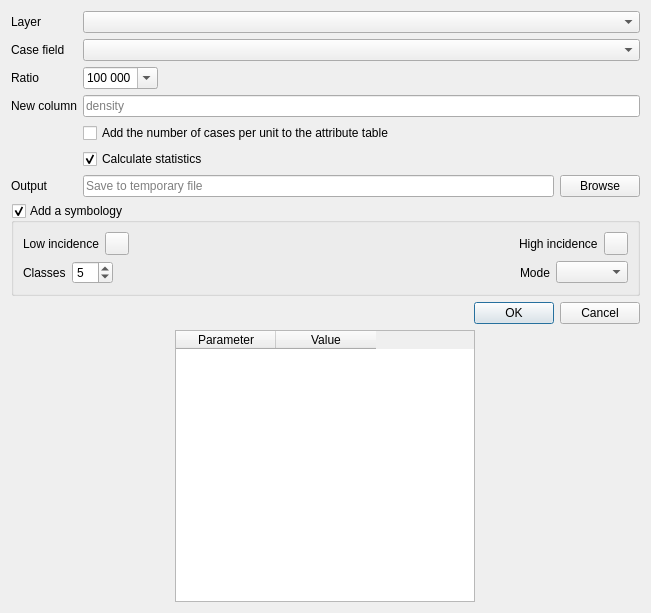
<?xml version="1.0" encoding="UTF-8"?>
<ui version="4.0">
 <class>Density</class>
 <widget class="QWidget" name="Density">
  <property name="geometry">
   <rect>
    <x>0</x>
    <y>0</y>
    <width>651</width>
    <height>613</height>
   </rect>
  </property>
  <property name="windowTitle">
   <string>Density</string>
  </property>
  <layout class="QVBoxLayout" name="verticalLayout">
   <item>
    <layout class="QFormLayout" name="formLayout">
     <property name="fieldGrowthPolicy">
      <enum>QFormLayout::ExpandingFieldsGrow</enum>
     </property>
     <item row="1" column="0">
      <widget class="QLabel" name="label">
       <property name="text">
        <string>Layer</string>
       </property>
      </widget>
     </item>
     <item row="4" column="0">
      <widget class="QLabel" name="label_2">
       <property name="text">
        <string>Ratio</string>
       </property>
      </widget>
     </item>
     <item row="4" column="1">
      <widget class="QComboBox" name="cbx_ratio">
       <property name="editable">
        <bool>true</bool>
       </property>
       <property name="currentIndex">
        <number>4</number>
       </property>
       <item>
        <property name="text">
         <string>10</string>
        </property>
       </item>
       <item>
        <property name="text">
         <string>100</string>
        </property>
       </item>
       <item>
        <property name="text">
         <string>1 000</string>
        </property>
       </item>
       <item>
        <property name="text">
         <string>10 000</string>
        </property>
       </item>
       <item>
        <property name="text">
         <string>100 000</string>
        </property>
       </item>
      </widget>
     </item>
     <item row="5" column="0">
      <widget class="QLabel" name="label_3">
       <property name="text">
        <string>New column</string>
       </property>
      </widget>
     </item>
     <item row="5" column="1">
      <widget class="QLineEdit" name="le_new_column">
       <property name="maxLength">
        <number>10</number>
       </property>
       <property name="placeholderText">
        <string>density</string>
       </property>
      </widget>
     </item>
     <item row="6" column="1">
      <widget class="QCheckBox" name="checkBox_addNbIntersections">
       <property name="toolTip">
        <string>Add the number of cases per unit to the attribute table</string>
       </property>
       <property name="text">
        <string>Add the number of cases per unit to the attribute table</string>
       </property>
      </widget>
     </item>
     <item row="7" column="1">
      <widget class="QCheckBox" name="checkBox_incidence_runStats">
       <property name="text">
        <string>Calculate statistics</string>
       </property>
       <property name="checked">
        <bool>true</bool>
       </property>
      </widget>
     </item>
     <item row="8" column="0">
      <widget class="QLabel" name="label_5">
       <property name="text">
        <string>Output</string>
       </property>
      </widget>
     </item>
     <item row="8" column="1">
      <layout class="QHBoxLayout" name="horizontalLayout">
       <item>
        <widget class="QLineEdit" name="le_output_filepath">
         <property name="placeholderText">
          <string>Save to temporary file</string>
         </property>
        </widget>
       </item>
       <item>
        <widget class="QPushButton" name="button_browse">
         <property name="text">
          <string>Browse</string>
         </property>
        </widget>
       </item>
      </layout>
     </item>
     <item row="3" column="0">
      <widget class="QLabel" name="label_4">
       <property name="text">
        <string>Case field</string>
       </property>
      </widget>
     </item>
     <item row="1" column="1">
      <widget class="QgsMapLayerComboBox" name="cbx_aggregation_layer">
       <property name="sizePolicy">
        <sizepolicy hsizetype="Expanding" vsizetype="Fixed">
         <horstretch>0</horstretch>
         <verstretch>0</verstretch>
        </sizepolicy>
       </property>
      </widget>
     </item>
     <item row="3" column="1">
      <widget class="QgsFieldComboBox" name="cbx_case_field">
       <property name="sizePolicy">
        <sizepolicy hsizetype="Expanding" vsizetype="Fixed">
         <horstretch>0</horstretch>
         <verstretch>0</verstretch>
        </sizepolicy>
       </property>
      </widget>
     </item>
    </layout>
   </item>
   <item>
    <widget class="QgsCollapsibleGroupBox" name="symbology">
     <property name="title">
      <string>Add a symbology</string>
     </property>
     <property name="checkable">
      <bool>true</bool>
     </property>
     <property name="collapsed" stdset="0">
      <bool>false</bool>
     </property>
     <layout class="QVBoxLayout" name="verticalLayout_3">
      <item>
       <layout class="QHBoxLayout" name="horizontalLayout_3">
        <item>
         <widget class="QLabel" name="label_9">
          <property name="text">
           <string>Low incidence</string>
          </property>
         </widget>
        </item>
        <item>
         <widget class="QgsColorButton" name="color_low_value">
          <property name="color" stdset="0">
           <color>
            <red>255</red>
            <green>246</green>
            <blue>246</blue>
           </color>
          </property>
         </widget>
        </item>
        <item>
         <spacer name="horizontalSpacer">
          <property name="orientation">
           <enum>Qt::Horizontal</enum>
          </property>
          <property name="sizeHint" stdset="0">
           <size>
            <width>40</width>
            <height>20</height>
           </size>
          </property>
         </spacer>
        </item>
        <item>
         <widget class="QLabel" name="label_10">
          <property name="text">
           <string>High incidence</string>
          </property>
         </widget>
        </item>
        <item>
         <widget class="QgsColorButton" name="color_high_value">
          <property name="color" stdset="0">
           <color>
            <red>202</red>
            <green>33</green>
            <blue>36</blue>
           </color>
          </property>
         </widget>
        </item>
       </layout>
      </item>
      <item>
       <layout class="QHBoxLayout" name="horizontalLayout_4">
        <item>
         <widget class="QLabel" name="label_11">
          <property name="text">
           <string>Classes</string>
          </property>
         </widget>
        </item>
        <item>
         <widget class="QSpinBox" name="spinBox_classes">
          <property name="minimum">
           <number>1</number>
          </property>
          <property name="value">
           <number>5</number>
          </property>
         </widget>
        </item>
        <item>
         <spacer name="horizontalSpacer_2">
          <property name="orientation">
           <enum>Qt::Horizontal</enum>
          </property>
          <property name="sizeHint" stdset="0">
           <size>
            <width>40</width>
            <height>20</height>
           </size>
          </property>
         </spacer>
        </item>
        <item>
         <widget class="QLabel" name="label_12">
          <property name="text">
           <string>Mode</string>
          </property>
         </widget>
        </item>
        <item>
         <widget class="QComboBox" name="cbx_mode"/>
        </item>
       </layout>
      </item>
     </layout>
    </widget>
   </item>
   <item>
    <widget class="QDialogButtonBox" name="button_box_ok">
     <property name="orientation">
      <enum>Qt::Horizontal</enum>
     </property>
     <property name="standardButtons">
      <set>QDialogButtonBox::Cancel|QDialogButtonBox::Ok</set>
     </property>
    </widget>
   </item>
   <item>
    <layout class="QHBoxLayout" name="horizontalLayout_2">
     <item>
      <widget class="QTableWidget" name="tableWidget">
       <property name="minimumSize">
        <size>
         <width>200</width>
         <height>0</height>
        </size>
       </property>
       <property name="maximumSize">
        <size>
         <width>300</width>
         <height>16777215</height>
        </size>
       </property>
       <property name="verticalScrollBarPolicy">
        <enum>Qt::ScrollBarAsNeeded</enum>
       </property>
       <property name="horizontalScrollBarPolicy">
        <enum>Qt::ScrollBarAlwaysOff</enum>
       </property>
       <attribute name="verticalHeaderVisible">
        <bool>false</bool>
       </attribute>
       <column>
        <property name="text">
         <string>Parameter</string>
        </property>
       </column>
       <column>
        <property name="text">
         <string>Value</string>
        </property>
       </column>
      </widget>
     </item>
     <item>
      <layout class="QVBoxLayout" name="layout_plot"/>
     </item>
    </layout>
   </item>
  </layout>
 </widget>
 <customwidgets>
  <customwidget>
   <class>QgsCollapsibleGroupBox</class>
   <extends>QGroupBox</extends>
   <header>qgis.gui</header>
   <container>1</container>
  </customwidget>
  <customwidget>
   <class>QgsColorButton</class>
   <extends>QToolButton</extends>
   <header>qgis.gui</header>
  </customwidget>
  <customwidget>
   <class>QgsFieldComboBox</class>
   <extends>QComboBox</extends>
   <header>qgis.gui</header>
  </customwidget>
  <customwidget>
   <class>QgsMapLayerComboBox</class>
   <extends>QComboBox</extends>
   <header>qgis.gui</header>
  </customwidget>
 </customwidgets>
 <resources/>
 <connections>
  <connection>
   <sender>cbx_aggregation_layer</sender>
   <signal>layerChanged(QgsMapLayer*)</signal>
   <receiver>cbx_case_field</receiver>
   <slot>setLayer(QgsMapLayer*)</slot>
   <hints>
    <hint type="sourcelabel">
     <x>376</x>
     <y>23</y>
    </hint>
    <hint type="destinationlabel">
     <x>376</x>
     <y>61</y>
    </hint>
   </hints>
  </connection>
 </connections>
</ui>
